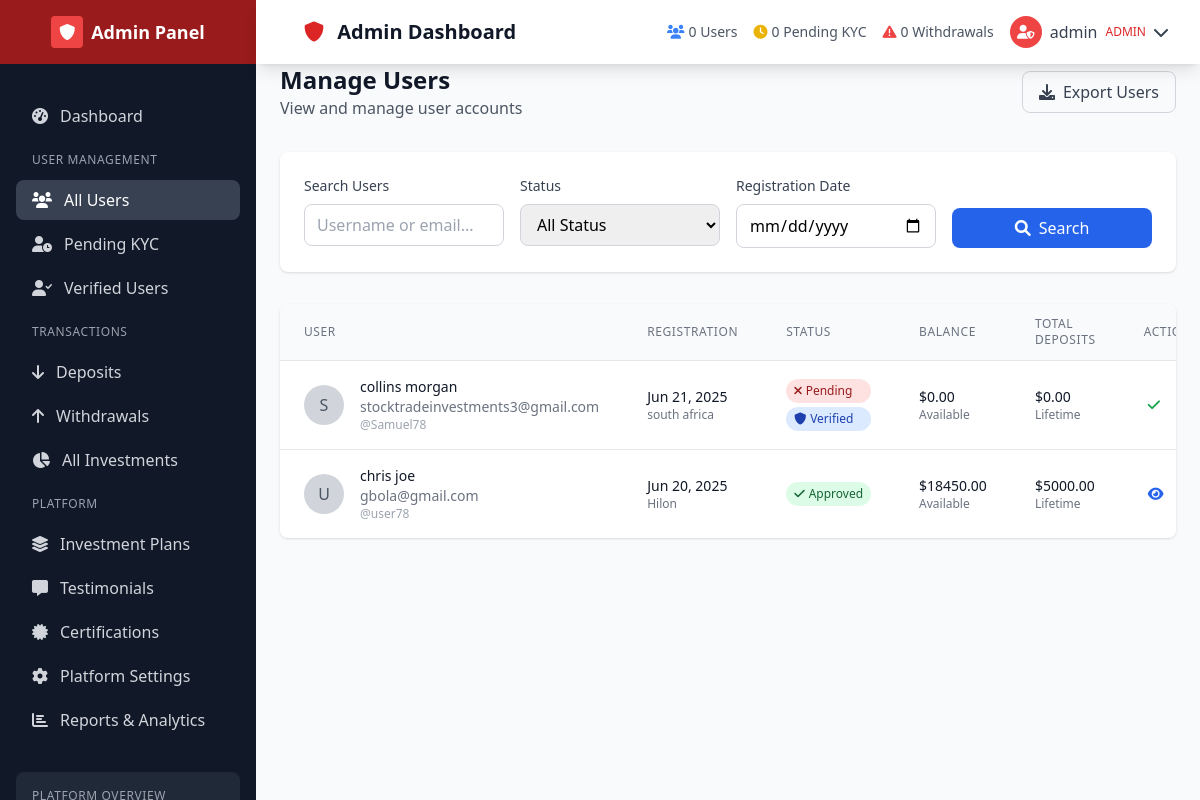
/admin-panel/users/ (signed in), run on an earlier commit of the app's database.
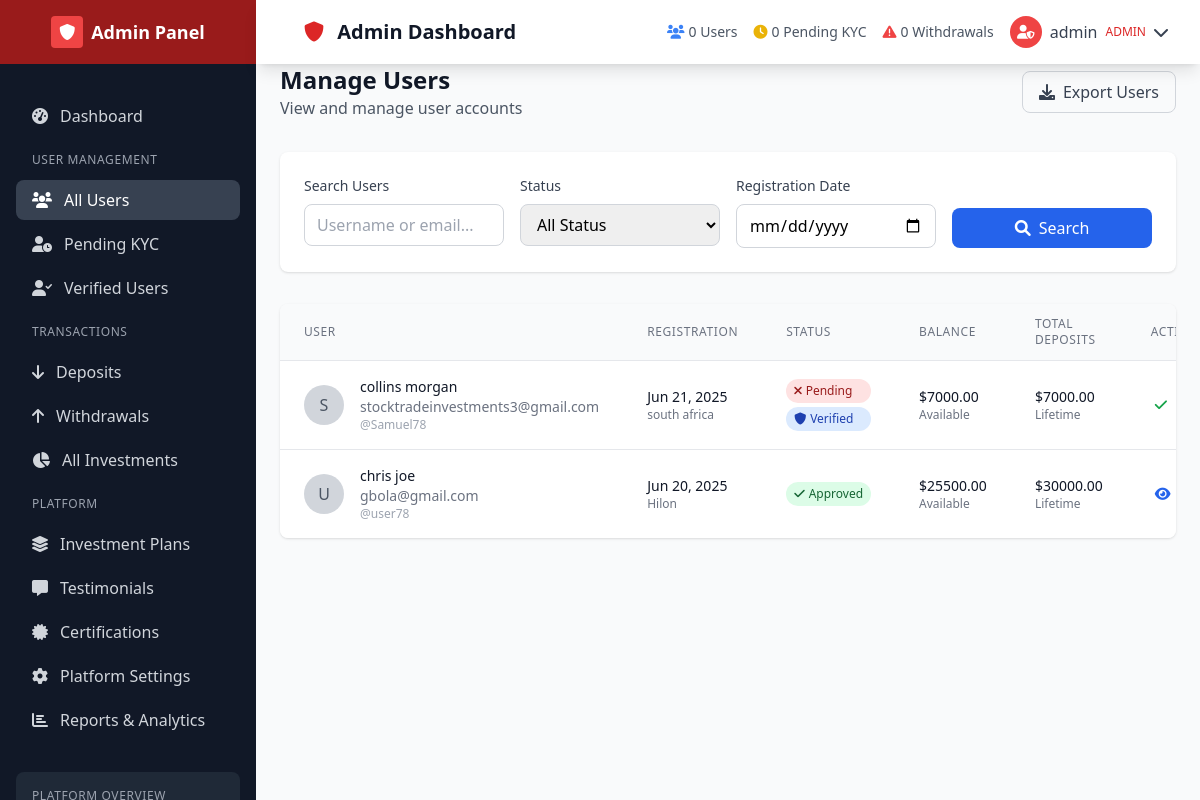
And on a later commit of the database.
### accounts/models.py (models this page shows, shortened)
class CustomUser(AbstractUser):
    email = models.EmailField(unique=True)
    full_name = models.CharField(max_length=100)
    is_verified = models.BooleanField(default=False)
    is_approved = models.BooleanField(default=False)
    registration_step = models.IntegerField(default=1)  # 1 or 2
    created_at = models.DateTimeField(auto_now_add=True)
    updated_at = models.DateTimeField(auto_now=True)
    USERNAME_FIELD = 'username'
    REQUIRED_FIELDS = ['email', 'full_name']

class UserProfile(models.Model):
    CURRENCY_CHOICES = [
        ('USD', 'US Dollar'),
        ('EUR', 'Euro'),
        ('GBP', 'British Pound'),
        ('NGN', 'Nigerian Naira'),
        ('GHS', 'Ghanaian Cedi'),
        ('KES', 'Kenyan Shilling'),
        ('ZAR', 'South African Rand'),
    ]
    user = models.OneToOneField(CustomUser, on_delete=models.CASCADE, related_name='profile')
    state = models.CharField(max_length=100, blank=True)
    country = models.CharField(max_length=100, blank=True)
    currency = models.CharField(max_length=3, choices=CURRENCY_CHOICES, default='USD')
    phone_number = models.CharField(max_length=20, blank=True)
    date_of_birth = models.DateField(null=True, blank=True)
    address = models.TextField(blank=True)
    referral_code = models.CharField(max_length=20, unique=True, blank=True)
    referred_by = models.ForeignKey('self', on_delete=models.SET_NULL, null=True, blank=True)
    account_balance = models.DecimalField(max_digits=15, decimal_places=2, default=0.00)
    total_deposit = models.DecimalField(max_digits=15, decimal_places=2, default=0.00)
    total_withdrawal = models.DecimalField(max_digits=15, decimal_places=2, default=0.00)
    total_bonus = models.DecimalField(max_digits=15, decimal_places=2, default=0.00)
    current_investment = models.DecimalField(max_digits=15, decimal_places=2, default=0.00)
    pending_withdrawal = models.DecimalField(max_digits=15, decimal_places=2, default=0.00)
    created_at = models.DateTimeField(auto_now_add=True)
    updated_at = models.DateTimeField(auto_now=True)

### admin_panel/views.py (the view)
# urls.py: path('users/', views.manage_users, name='manage_users'),
@admin_required
def manage_users(request):
    status_filter = request.GET.get('status')
    search_query = request.GET.get('search')
    date_filter = request.GET.get('date')
    users = User.objects.select_related('profile').filter(is_staff=False)
    if status_filter == 'pending':
        users = users.filter(
            Q(kyc_documents__status='pending') |
            Q(kyc_documents__isnull=True)
        ).distinct()
    elif status_filter == 'verified':
        users = users.filter(kyc_documents__status='approved').distinct()
    elif status_filter == 'approved':
        users = users.filter(is_approved=True)
    if search_query:
        users = users.filter(
            Q(username__icontains=search_query) |
            Q(email__icontains=search_query) |
            Q(full_name__icontains=search_query)
        )
    if date_filter:
        users = users.filter(date_joined__date=date_filter)
    users = users.order_by('-date_joined')
    paginator = Paginator(users, 25)
    page_number = request.GET.get('page')
    try:
        users = paginator.get_page(page_number)
    except EmptyPage:
        users = paginator.get_page(1)
    context = {
        'users': users,
        'status_filter': status_filter,
        'search_query': search_query,
        'date_filter': date_filter,
    }
    return render(request, 'admin_panel/users.html', context)

### admin_panel/context_processors.py (called while the page is built)
def investment_stats(request):
    if request.user.is_authenticated and request.user.is_staff:
        return {
            'investment_stats': calculate_investment_stats()
        }
    return {}

### core/context_processors.py (called while the page is built)
def site_settings(request):
    try:
        settings = SiteSettings.objects.first()
    except SiteSettings.DoesNotExist:
        settings = None
    return {'site_settings': settings}

def currency_rates(request):
    rates = {}
    try:
        currency_rates = CurrencyRate.objects.all()
        for rate in currency_rates:
            rates[rate.currency_code] = rate.rate_usd
    except:
        pass
    return {'currency_rates': rates}

### templates/admin_panel/users.html (shortened to what the changed rows need)
{% extends 'admin_panel/base.html' %}
{% load static %}
{% block content %}
<div class="pt-16 p-6">
    <div class="max-w-7xl mx-auto">
        <div class="flex justify-between items-center mb-8">
            <div>
                <h1 class="text-2xl font-bold text-gray-900">Manage Users</h1>
            </div>
        </div>
        <div class="bg-white rounded-lg shadow overflow-hidden">
            <div class="overflow-x-auto">
                <table class="min-w-full divide-y divide-gray-200">
                    <thead class="bg-gray-50">
                        <tr>
                            <th class="px-6 py-3 text-left text-xs font-medium text-gray-500 uppercase tracking-wider">User</th>
                            <th class="px-6 py-3 text-left text-xs font-medium text-gray-500 uppercase tracking-wider">Registration</th>
                            <th class="px-6 py-3 text-left text-xs font-medium text-gray-500 uppercase tracking-wider">Status</th>
                            <th class="px-6 py-3 text-left text-xs font-medium text-gray-500 uppercase tracking-wider">Balance</th>
                            <th class="px-6 py-3 text-left text-xs font-medium text-gray-500 uppercase tracking-wider">Total Deposits</th>
                            <th class="px-6 py-3 text-left text-xs font-medium text-gray-500 uppercase tracking-wider">Actions</th>
                        </tr>
                    </thead>
                    <tbody class="bg-white divide-y divide-gray-200">
                        {% for user in users %}
                            <tr class="hover:bg-gray-50">
                                <td class="px-6 py-4 whitespace-nowrap">
                                    <div class="flex items-center">
                                        <div class="w-10 h-10 bg-gray-300 rounded-full flex items-center justify-center text-gray-600 font-medium">
                                            {{ user.username|first|upper }}
                                        </div>
                                        <div class="ml-4">
                                            <div class="text-sm font-medium text-gray-900">{{ user.full_name|default:user.username }}</div>
                                            <div class="text-sm text-gray-500">{{ user.email }}</div>
                                            <div class="text-xs text-gray-400">@{{ user.username }}</div>
                                        </div>
                                    </div>
                                </td>
                                <td class="px-6 py-4 whitespace-nowrap">
                                    <div class="text-sm text-gray-900">{{ user.date_joined|date:"M d, Y" }}</div>
                                    <div class="text-xs text-gray-500">{{ user.profile.country|default:"Not specified" }}</div>
                                </td>
                                <td class="px-6 py-4 whitespace-nowrap">
                                    <div class="flex flex-col space-y-1">
                                        {% if user.is_approved %}
                                            <span class="inline-flex items-center px-2 py-1 rounded-full text-xs font-medium bg-green-100 text-green-800">
                                                <i class="fas fa-check mr-1"></i>Approved
                                            </span>
                                        {% else %}
                                            <span class="inline-flex items-center px-2 py-1 rounded-full text-xs font-medium bg-red-100 text-red-800">
                                                <i class="fas fa-times mr-1"></i>Pending
                                            </span>
                                        {% endif %}
                                        {% if user.is_verified %}
                                            <span class="inline-flex items-center px-2 py-1 rounded-full text-xs font-medium bg-blue-100 text-blue-800">
                                                <i class="fas fa-shield-alt mr-1"></i>Verified
                                            </span>
                                        {% endif %}
                                    </div>
                                </td>
                                <td class="px-6 py-4 whitespace-nowrap">
                                    <div class="text-sm font-medium text-gray-900">${{ user.profile.account_balance|floatformat:2 }}</div>
                                    <div class="text-xs text-gray-500">Available</div>
                                </td>
                                <td class="px-6 py-4 whitespace-nowrap">
                                    <div class="text-sm font-medium text-gray-900">${{ user.profile.total_deposit|floatformat:2 }}</div>
                                    <div class="text-xs text-gray-500">Lifetime</div>
                                </td>
                                <td class="px-6 py-4 whitespace-nowrap text-sm font-medium">
                                    <div class="flex items-center space-x-2">
                                        {% if not user.is_approved %}
                                            <form method="POST" action="{% url 'admin_panel:approve_kyc' user.id %}" class="inline">
                                                <button type="submit" class="text-green-600 hover:text-green-900 p-1 rounded" title="Approve KYC">
                                                    <i class="fas fa-check"></i>
                                                </button>
                                            </form>
                                        {% endif %}
                                        <button onclick="viewUserDetails({{ user.id }})"
                                                class="text-blue-600 hover:text-blue-900 p-1 rounded"
                                                title="View Details">
                                            <i class="fas fa-eye"></i>
                                        </button>
                                    </td>
                                </tr>
                            {% endfor %}
                        </tbody>
                    </table>
                </div>
            </div>
        </div>
    </div>
{% endblock %}

What changed in the data, as far as the page shows it:
changed CustomUser "collins morgan": profile.account_balance "0.00" → "7000.00"; profile.total_deposit "0.00" → "7000.00"
changed CustomUser "chris joe": profile.account_balance "18450.00" → "25500.00"; profile.total_deposit "5000.00" → "30000.00"
